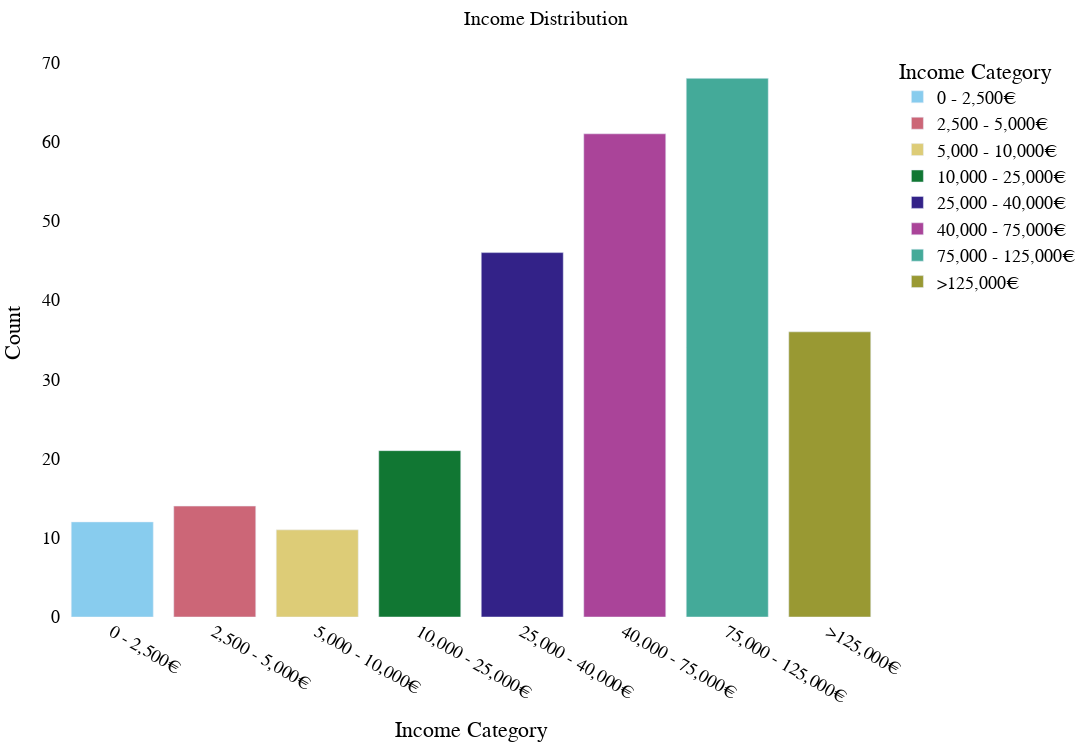

Write notebook code for a chart like this one.
### Code cell
import plotly.express as px
import pandas as pd

# Replace 'Income Column' with the actual column name from the dataset
income_column = '9.  Estimated annual household (family) income in 2023 in Euros (€/EUR)? (Link to EU Currency Converter)'

# Clean and standardize the income categories
df[income_column] = df[income_column].replace({
    '50000': '40,000 - 75,000€',  # Standardizing 50,000
    '100 000': '75,000 - 125,000€',  # Standardizing 100,000
    '0': 'No response'  # Ensure '0' is treated as 'No response'
})

# Replace NaN values with 'No response'
df[income_column] = df[income_column].fillna('No response')

# Automatically capture the value counts, including 'No response'
income_data = df[income_column].value_counts()

# Define the correct order for the income categories
income_order = [
    'No response', 
    '0 - 2,500€', 
    '2,500 - 5,000€', 
    '5,000 - 10,000€',
    '10,000 - 25,000€',
    '25,000 - 40,000€', 
    '40,000 - 75,000€', 
    '75,000 - 125,000€', 
    '>125,000€'
]

# Convert to a pandas DataFrame for easy manipulation
df_income = pd.DataFrame({'Income Category': income_data.index, 'Count': income_data.values})

# Ensure the DataFrame is ordered according to the custom income order
df_income['Income Category'] = pd.Categorical(df_income['Income Category'], categories=income_order, ordered=True)
df_income = df_income.sort_values('Income Category')

# Create a bar chart based on the income distribution
fig = px.bar(
    df_income,
    x='Income Category',
    y='Count',
    title='Income Distribution',
    color='Income Category',
    color_discrete_sequence=px.colors.qualitative.Safe,
    width=1300,
    height=750
)

# Apply the preferred layout settings
fig.update_layout(
    title_text='Income Distribution',
    title_x=0.5,
    font=dict(
        family="Arial, sans-serif",
        size=18,
        color="black"
    ),
    xaxis_title="Income Category",
    yaxis_title="Count",
    margin=dict(t=50, b=50, l=50, r=50)
)

# Update the layout to make the background white
fig.update_layout(
    paper_bgcolor='white',   # White background for the chart
    plot_bgcolor='white',    # White background for the plot area
    title_font=dict(size=20), # Adjust title font size

)

### Figure 1 — Plotly figure (JSON) as saved in the notebook; plotly's stock layout.template omitted (floating-point values rounded to 4 significant figures)
{"data": [{"alignmentgroup": "True", "hovertemplate": "Income Category=%{x}<br>Count=%{y}<extra></extra>", "legendgroup": "0 - 2,500€", "marker": {"color": "rgb(136, 204, 238)", "pattern": {"shape": ""}}, "name": "0 - 2,500€", "offsetgroup": "0 - 2,500€", "orientation": "v", "showlegend": true, "textposition": "auto", "type": "bar", "x": ["0 - 2,500€"], "xaxis": "x", "y": [12], "yaxis": "y"}, {"alignmentgroup": "True", "hovertemplate": "Income Category=%{x}<br>Count=%{y}<extra></extra>", "legendgroup": "2,500 - 5,000€", "marker": {"color": "rgb(204, 102, 119)", "pattern": {"shape": ""}}, "name": "2,500 - 5,000€", "offsetgroup": "2,500 - 5,000€", "orientation": "v", "showlegend": true, "textposition": "auto", "type": "bar", "x": ["2,500 - 5,000€"], "xaxis": "x", "y": [14], "yaxis": "y"}, {"alignmentgroup": "True", "hovertemplate": "Income Category=%{x}<br>Count=%{y}<extra></extra>", "legendgroup": "5,000 - 10,000€", "marker": {"color": "rgb(221, 204, 119)", "pattern": {"shape": ""}}, "name": "5,000 - 10,000€", "offsetgroup": "5,000 - 10,000€", "orientation": "v", "showlegend": true, "textposition": "auto", "type": "bar", "x": ["5,000 - 10,000€"], "xaxis": "x", "y": [11], "yaxis": "y"}, {"alignmentgroup": "True", "hovertemplate": "Income Category=%{x}<br>Count=%{y}<extra></extra>", "legendgroup": "10,000 - 25,000€", "marker": {"color": "rgb(17, 119, 51)", "pattern": {"shape": ""}}, "name": "10,000 - 25,000€", "offsetgroup": "10,000 - 25,000€", "orientation": "v", "showlegend": true, "textposition": "auto", "type": "bar", "x": ["10,000 - 25,000€"], "xaxis": "x", "y": [21], "yaxis": "y"}, {"alignmentgroup": "True", "hovertemplate": "Income Category=%{x}<br>Count=%{y}<extra></extra>", "legendgroup": "25,000 - 40,000€", "marker": {"color": "rgb(51, 34, 136)", "pattern": {"shape": ""}}, "name": "25,000 - 40,000€", "offsetgroup": "25,000 - 40,000€", "orientation": "v", "showlegend": true, "textposition": "auto", "type": "bar", "x": ["25,000 - 40,000€"], "xaxis": "x", "y": [46], "yaxis": "y"}, {"alignmentgroup": "True", "hovertemplate": "Income Category=%{x}<br>Count=%{y}<extra></extra>", "legendgroup": "40,000 - 75,000€", "marker": {"color": "rgb(170, 68, 153)", "pattern": {"shape": ""}}, "name": "40,000 - 75,000€", "offsetgroup": "40,000 - 75,000€", "orientation": "v", "showlegend": true, "textposition": "auto", "type": "bar", "x": ["40,000 - 75,000€"], "xaxis": "x", "y": [61], "yaxis": "y"}, {"alignmentgroup": "True", "hovertemplate": "Income Category=%{x}<br>Count=%{y}<extra></extra>", "legendgroup": "75,000 - 125,000€", "marker": {"color": "rgb(68, 170, 153)", "pattern": {"shape": ""}}, "name": "75,000 - 125,000€", "offsetgroup": "75,000 - 125,000€", "orientation": "v", "showlegend": true, "textposition": "auto", "type": "bar", "x": ["75,000 - 125,000€"], "xaxis": "x", "y": [68], "yaxis": "y"}, {"alignmentgroup": "True", "hovertemplate": "Income Category=%{x}<br>Count=%{y}<extra></extra>", "legendgroup": ">125,000€", "marker": {"color": "rgb(153, 153, 51)", "pattern": {"shape": ""}}, "name": ">125,000€", "offsetgroup": ">125,000€", "orientation": "v", "showlegend": true, "textposition": "auto", "type": "bar", "x": [">125,000€"], "xaxis": "x", "y": [36], "yaxis": "y"}], "layout": {"barmode": "relative", "font": {"color": "black", "family": "Arial, sans-serif", "size": 18}, "height": 750, "legend": {"title": {"text": "Income Category"}, "tracegroupgap": 0}, "margin": {"b": 50, "l": 50, "r": 50, "t": 50}, "paper_bgcolor": "white", "plot_bgcolor": "white", "title": {"font": {"size": 20}, "text": "Income Distribution", "x": 0.5}, "width": 1300, "xaxis": {"anchor": "y", "categoryarray": ["0 - 2,500€", "2,500 - 5,000€", "5,000 - 10,000€", "10,000 - 25,000€", "25,000 - 40,000€", "40,000 - 75,000€", "75,000 - 125,000€", ">125,000€", null], "categoryorder": "array", "domain": [0, 1], "title": {"text": "Income Category"}}, "yaxis": {"anchor": "x", "domain": [0, 1], "title": {"text": "Count"}}}}
